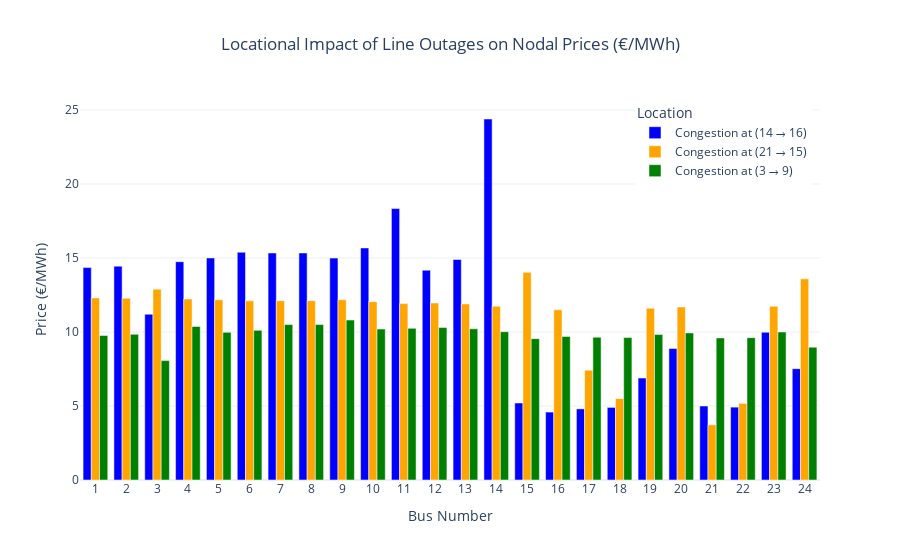

Write notebook code for a chart like this one.
### Code cell
# Load results from the CSV file
results_df = pd.read_csv("locational_congestion_impact.csv")

# Filter for only 50 MW line capacity
filtered_df = results_df[results_df["Line Capacity (MW)"] == 50]

# Extract unique bus numbers and congestion locations (sorted)
bus_numbers = sorted(filtered_df["Bus Number"].unique())
congested_lines = sorted(filtered_df["Congested Line"].unique())

# Manuelle Farbzuteilung für Konsistenz mit vorherigen Plots
color_mapping = {
    "(14 → 16)": "blue",
    "(3 → 9)": "green",
    "(21 → 15)": "orange"  # Updated line from (19 → 20) to (21 → 15)
}

# Create figure
fig = go.Figure()

# Loop über jede Stau-Standort (Congested Line) mit festen Farben
for line in congested_lines:
    subset_df = filtered_df[filtered_df["Congested Line"] == line]

    fig.add_trace(go.Bar(
        x=subset_df["Bus Number"],
        y=subset_df["Nodal LMP (€/MWh)"],
        name=f"Congestion at {line}",  # Legende zeigt den Standort der Engpassstelle
        marker_color=color_mapping.get(line, "gray")  # Falls unbekannt, dann grau
    ))

# Update layout für eine klare Darstellung
fig.update_layout(
    barmode="group",  # Bars für verschiedene Standorte nebeneinander platzieren
    title="Locational Impact of Line Outages on Nodal Prices (€/MWh)",
    xaxis_title="Bus Number",
    yaxis_title="Price (€/MWh)",
    xaxis=dict(type='category'),  # Sicherstellen, dass Busse korrekt gruppiert sind
    legend_title="Location",
    template="plotly_white",
    legend=dict(x=0.75),  # Legende nach rechts verschieben
    title_x=0.5
)

# Save the figure
#fig.write_image("nodal_prices_50MW_location_impact.png")

# Show plot
fig.show()

### Figure 1 — Plotly figure (JSON) as saved in the notebook; plotly's stock layout.template omitted (floating-point values rounded to 4 significant figures)
{"data": [{"marker": {"color": "blue"}, "name": "Congestion at (14 → 16)", "type": "bar", "x": [1, 2, 3, 4, 5, 6, 7, 8, 9, 10, 11, 12, 13, 14, 15, 16, 17, 18, 19, 20, 21, 22, 23, 24], "y": [14.35, 14.45, 11.2, 14.75, 15.0, 15.39, 15.34, 15.34, 14.99, 15.68, 18.34, 14.17, 14.9, 24.39, 5.204, 4.591, 4.806, 4.907, 6.888, 8.882, 5, 4.924, 9.982, 7.521]}, {"marker": {"color": "orange"}, "name": "Congestion at (21 → 15)", "type": "bar", "x": [1, 2, 3, 4, 5, 6, 7, 8, 9, 10, 11, 12, 13, 14, 15, 16, 17, 18, 19, 20, 21, 22, 23, 24], "y": [12.3, 12.28, 12.9, 12.22, 12.18, 12.1, 12.11, 12.11, 12.18, 12.05, 11.92, 11.96, 11.89, 11.74, 14.03, 11.5, 7.42, 5.5, 11.6, 11.68, 3.728, 5.179, 11.73, 13.59]}, {"marker": {"color": "green"}, "name": "Congestion at (3 → 9)", "type": "bar", "x": [1, 2, 3, 4, 5, 6, 7, 8, 9, 10, 11, 12, 13, 14, 15, 16, 17, 18, 19, 20, 21, 22, 23, 24], "y": [9.766, 9.842, 8.066, 10.37, 9.976, 10.11, 10.5, 10.5, 10.81, 10.19, 10.25, 10.3, 10.21, 10.02, 9.549, 9.7, 9.647, 9.622, 9.828, 9.939, 9.599, 9.618, 10, 8.976]}], "layout": {"barmode": "group", "legend": {"title": {"text": "Location"}, "x": 0.75}, "title": {"text": "Locational Impact of Line Outages on Nodal Prices (€/MWh)", "x": 0.5}, "xaxis": {"title": {"text": "Bus Number"}, "type": "category"}, "yaxis": {"title": {"text": "Price (€/MWh)"}}}}
